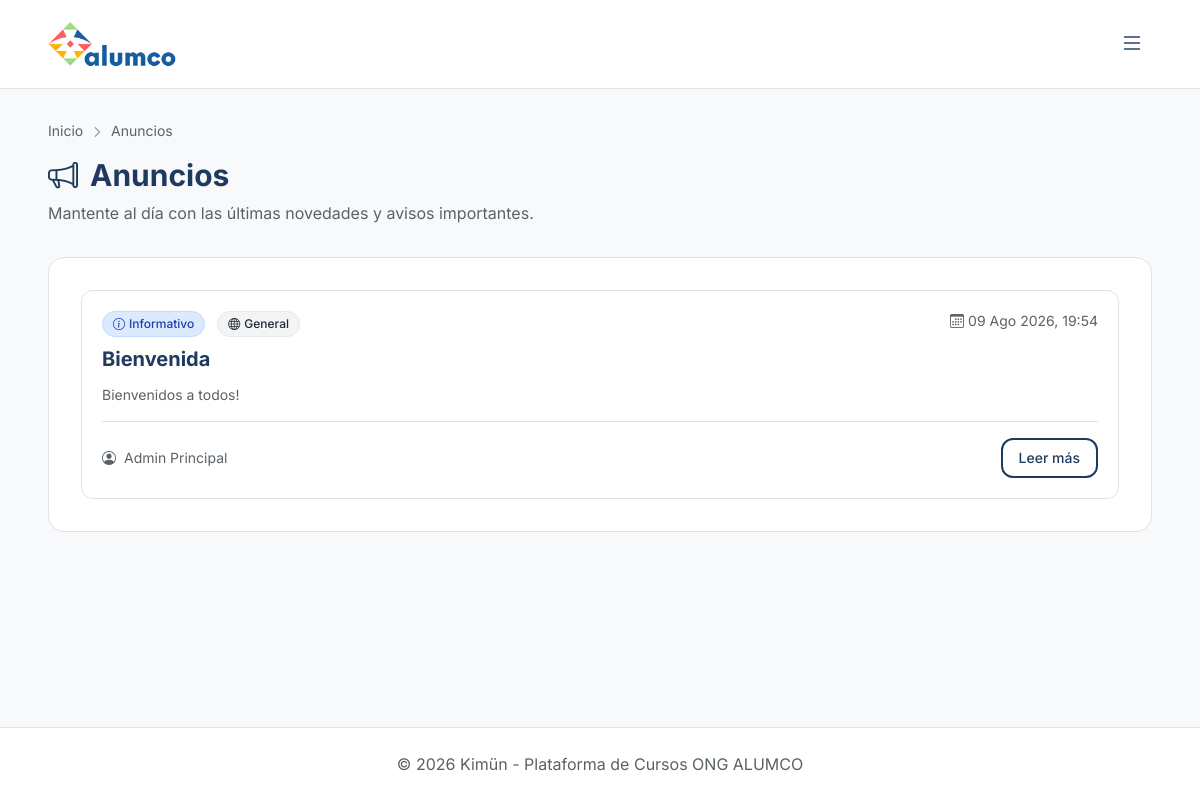
Screenshot of /anuncios/ (signed in) with the database file from the repository.
### anuncios/models.py (models this page shows, shortened)
class Anuncio(models.Model):
    PRIORIDAD_CHOICES = [
        ('info', 'Informativo'),
        ('aviso', 'Aviso'),
        ('importante', 'Importante'),
        ('urgente', 'Urgente'),
    ]
    titulo = models.CharField(max_length=200)
    contenido = models.TextField()
    prioridad = models.CharField(max_length=15, choices=PRIORIDAD_CHOICES, default='info')
    curso = models.ForeignKey('cursos.Curso', on_delete=models.CASCADE, null=True, blank=True, related_name='anuncios')
    creado_por = models.ForeignKey(settings.AUTH_USER_MODEL, on_delete=models.CASCADE, related_name='anuncios_creados')
    publicado = models.BooleanField(default=False)  # type: ignore[reportArgumentType]
    fecha_publicacion = models.DateTimeField(null=True, blank=True)
    fecha_expiracion = models.DateTimeField(null=True, blank=True)
    fecha_creacion = models.DateTimeField(auto_now_add=True)
    class Meta:
        verbose_name = 'Anuncio'
        verbose_name_plural = 'Anuncios'
        ordering = ['-fecha_creacion']

### usuarios/models.py (models this page shows, shortened)
class Usuario(AbstractUser):
    ROL_CHOICES = [
        ('admin', 'Administrador'),
        ('docente', 'Docente'),
        ('colaborador', 'Colaborador'),
    ]
    rut = models.CharField(max_length=12, unique=True, verbose_name='RUT')
    rol = models.CharField(max_length=20, choices=ROL_CHOICES, default='colaborador')
    cargo = models.ForeignKey(
        AreaCargo,
        on_delete=models.SET_NULL,
        null=True,
        blank=True,
        related_name='usuarios'
    )
    fecha_ingreso = models.DateField(null=True, blank=True, verbose_name='Fecha de Ingreso')
    telefono = models.CharField(max_length=20, null=True, blank=True, verbose_name='Teléfono')
    especialidades_externas = models.TextField(
        null=True,
        blank=True,
        help_text='Especialidades, conocimientos o habilidades adquiridas fuera de Kimün.',
        verbose_name='Especialidades Externas'
    )
    limite_pacientes_personalizado = models.IntegerField(
        null=True,
        blank=True,
        help_text='Si se define, sobreescribe el límite del cargo del usuario.'
    )
    class Meta:
        verbose_name = 'Usuario'
        verbose_name_plural = 'Usuarios'

### anuncios/views.py (the view)
# urls.py: path('', anuncio_list, name='anuncio_list'),
@login_required
def anuncio_list(request):
    anuncios = Anuncio.objects.select_related('curso', 'creado_por').all()
    if request.user.rol not in ('admin', 'docente'):
        anuncios = anuncios.filter(publicado=True)
    curso_pk = request.GET.get('curso')
    if curso_pk:
        anuncios = anuncios.filter(curso_id=curso_pk)
    return render(request, 'anuncios/anuncio_list.html', {'anuncios': anuncios})

### templates/anuncios/anuncio_list.html (shortened to what this page needs)
{% extends 'base.html' %}
{% block breadcrumbs %}
<nav class="text-sm mb-4" style="color: var(--color-text-secondary);">
    <a href="{% url 'inicio' %}" class="hover:underline">Inicio</a>
    <i class="bi bi-chevron-right text-xs mx-1"></i>
    <span>Anuncios</span>
</nav>
{% endblock %}
{% block content %}
<div class="mb-8">
    <div class="flex justify-between items-center">
        <div>
            <h1 class="text-3xl font-bold" style="color: var(--color-text);">
                <i class="bi bi-megaphone me-3" style="color: var(--color-primary);"></i>Anuncios
            </h1>
            <p class="mt-2 text-sm md:text-base" style="color: var(--color-text-secondary);">
                Mantente al día con las últimas novedades y avisos importantes.
            </p>
        </div>
    </div>
</div>
<div class="hybrid-card rounded-2xl p-6 md:p-8">
    {% if anuncios %}
        <div class="grid grid-cols-1 gap-6">
            {% for anuncio in anuncios %}
                {% include 'anuncios/partials/anuncio_card.html' with anuncio=anuncio %}
            {% endfor %}
        </div>
    {% else %}
        {% url 'anuncios:anuncio_create' as create_url %}
    {% endif %}
</div>
{% endblock %}

### templates/anuncios/partials/anuncio_card.html
<div class="border rounded-xl p-5 transition-shadow hover:shadow-md bg-white dark:bg-slate-800" style="border-color: var(--color-border);">
    <div class="flex flex-col md:flex-row md:items-start justify-between gap-4 mb-3">
        <div class="flex-1">
            <div class="flex items-center gap-3 mb-2">
                {% if anuncio.prioridad == 'info' %}
                    <span class="px-2.5 py-1 rounded-full text-xs font-medium bg-blue-100 text-blue-800 dark:bg-blue-900/30 dark:text-blue-400 border border-blue-200 dark:border-blue-800/50">
                        <i class="bi bi-info-circle me-1"></i>Informativo
                    </span>
                {% elif anuncio.prioridad == 'aviso' %}
                    <span class="px-2.5 py-1 rounded-full text-xs font-medium bg-yellow-100 text-yellow-800 dark:bg-yellow-900/30 dark:text-yellow-400 border border-yellow-200 dark:border-yellow-800/50">
                        <i class="bi bi-exclamation-triangle me-1"></i>Aviso
                    </span>
                {% elif anuncio.prioridad == 'importante' %}
                    <span class="px-2.5 py-1 rounded-full text-xs font-medium bg-orange-100 text-orange-800 dark:bg-orange-900/30 dark:text-orange-400 border border-orange-200 dark:border-orange-800/50">
                        <i class="bi bi-exclamation-circle me-1"></i>Importante
                    </span>
                {% elif anuncio.prioridad == 'urgente' %}
                    <span class="px-2.5 py-1 rounded-full text-xs font-medium bg-red-100 text-red-800 dark:bg-red-900/30 dark:text-red-400 border border-red-200 dark:border-red-800/50">
                        <i class="bi bi-bell-fill me-1"></i>Urgente
                    </span>
                {% endif %}
                {% if anuncio.curso %}
                    <span class="px-2.5 py-1 rounded-full text-xs font-medium bg-gray-100 text-gray-800 dark:bg-gray-700 dark:text-gray-300 border border-gray-200 dark:border-gray-600">
                        <i class="bi bi-book me-1"></i>{{ anuncio.curso.titulo }}
                    </span>
                {% else %}
                    <span class="px-2.5 py-1 rounded-full text-xs font-medium bg-gray-100 text-gray-800 dark:bg-gray-700 dark:text-gray-300 border border-gray-200 dark:border-gray-600">
                        <i class="bi bi-globe me-1"></i>General
                    </span>
                {% endif %}
            </div>
            <a href="{% url 'anuncios:anuncio_detail' anuncio.id %}" class="text-xl font-bold hover:underline" style="color: var(--color-primary);">
                {{ anuncio.titulo }}
            </a>
        </div>
        <div class="text-sm shrink-0 flex items-center gap-1" style="color: var(--color-text-secondary);">
            <i class="bi bi-calendar3"></i>
            {{ anuncio.fecha_creacion|date:"d M Y, H:i" }}
        </div>
    </div>
    <div class="mb-4 text-sm" style="color: var(--color-text-secondary);">
        {{ anuncio.contenido|truncatechars:100 }}
    </div>
    <div class="flex justify-between items-center mt-auto pt-4 border-t" style="border-color: var(--color-border);">
        <div class="flex items-center gap-2 text-sm" style="color: var(--color-text-secondary);">
            <i class="bi bi-person-circle"></i>
            {{ anuncio.creado_por.get_full_name|default:anuncio.creado_por.username }}
        </div>
        <a href="{% url 'anuncios:anuncio_detail' anuncio.id %}" class="btn-outline px-4 py-2 rounded-xl text-sm font-medium hover:bg-gray-50 dark:hover:bg-gray-800 transition-colors">
            Leer más
        </a>
    </div>
</div>

### static/css/kimun.css (style rules this page uses)
:root { --space-xs: 0.25rem; --space-sm: 0.5rem; --space-md: 1rem; --space-lg: 1.5rem; --space-xl: 2rem; --space-2xl: 3rem; --space-3xl: 4rem; --radius-sm: 0.25rem; --radius-md: 0.75rem; --radius-lg: 1rem; --radius-xl: 1.5rem; --radius-asymmetric: 1rem 0.25rem 1rem 0.25rem; --shadow-sm: 0 1px 2px color-mix(in srgb, var(--color-text) 8%, transparent); --shadow-md: 0 4px 6px -1px color-mix(in srgb, var(--color-text) 12%, transparent); --shadow-lg: 0 10px 40px -10px color-mix(in srgb, var(--color-text) 18%, transparent); --transition-fast: 0.15s ease; --transition-normal: 0.2s ease; --transition-slow: 0.3s ease; }
.rounded-xl { border-radius: var(--radius-xl); }

### templates/base.html (style rules this page uses)
body { font-family: "Inter", sans-serif; font-size: 18px; }
[data-theme="light"] { --color-bg: #f8f9fa; --color-surface: #ffffff; --color-surface-raised: #f3f4f6; --color-primary: #1e3a5f; --color-primary-hover: #2d5a87; --color-accent: #f57c00; --color-text: #1e3a5f; --color-text-secondary: #5a6268; --color-border: #dee2e6; --color-card-hover: #f1f5f9; --color-success: #166534; --color-success-bg: rgba(22, 163, 74, 0.15); --color-info: #2563eb; --color-info-bg: rgba(37, 99, 235, 0.15); --color-warning: #92400e; --color-warning-bg: rgba(217, 119, 6, 0.15); --color-purple: #9333ea; --color-purple-bg: rgba(147, 51, 234, 0.15); --color-pink: #db2777; --color-pink-bg: rgba(219, 39, 119, 0.15); --gradient-start: #1e3a5f; --gradient-end: #3b82f6; }
body { background-color: var(--color-bg); color: var(--color-text); }
.hybrid-card { background-color: var(--color-surface); border: 1px solid var(--color-border); transition: all 0.3s ease; }
.btn-outline { border: 2px solid var(--color-primary); color: var(--color-primary); background: transparent; transition: all 0.2s ease; }

### rows the page displays
Anuncio: prioridad "info" (drawn), shows "General", titulo "Bienvenida", fecha_creacion "09 Ago 2026, 19:54", contenido "Bienvenidos a todos!", creado_por.get_full_name "Admin Principal"
